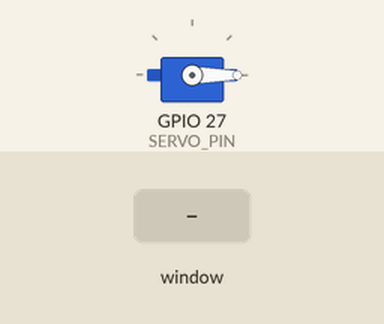
Bench run of a program on a simulated Raspberry Pi (BCM pin numbers). On the bench: servo. The test bench sets the inputs (shaded band). The desktop window is not drawn, its controls go by their first labels and the mouse button is held 0.15 s; servo angles are drawn from the pulse width (0.5 ms = 0°, 2.5 ms = 180°).

Above: at 1.2 s.
1.3 s: slider 1 in the window set to 90
At 2.5 s:
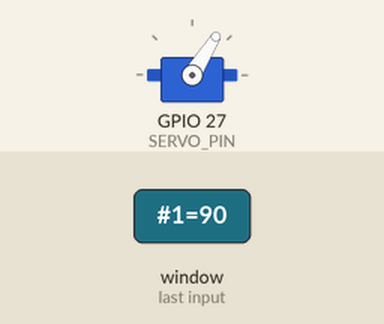
2.8 s: slider 1 in the window set to 180
At 3.7 s:
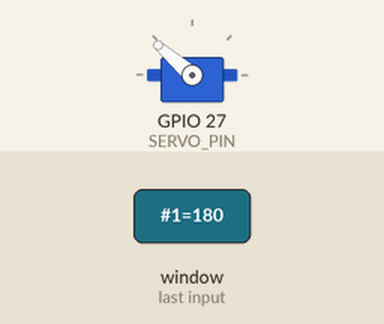
Timing chart, 0 to 5.8 s (numbered marks = the images above; inputs shaded):
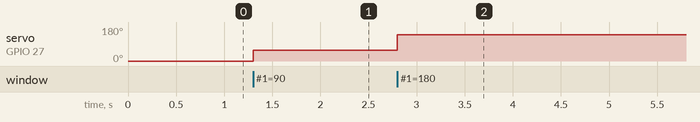

Measured:
- after the input at 1.3 s, servo on GPIO 27 (SERVO_PIN): 0° → 58° at once
- after the input at 2.8 s, servo on GPIO 27 (SERVO_PIN): 58° → 139° at once

The program:

main.py
```python
#!/usr/bin/env python
#
# Controls a servo (through a GUI) motor connected to a Raspberry Pi 3 B+ with an
# external/separate +5V power supply powering the servo. Assumes the following wiring:
#
# - Servo SIG/PWM to 1k Ohm Resistor to RasPi GPIO27 (PIN13)
# - Servo VCC to +5V Power Supply POS(+)
# - Servo GND to RasPi GND/+5V Power Supply GND (Joined)
# - RasPi GND to +5V Power Supply GND

import Tkinter as tk
import RPi.GPIO as GPIO
import time

# which Raspberry PI pin to use for the servo
SERVO_PIN = 27

# some UI settings
WINDOW_WIDTH = 48

# use BCM pin mode
GPIO.setmode(GPIO.BCM)
GPIO.setwarnings(False)

# configure PWM pin
GPIO.setup(SERVO_PIN, GPIO.OUT)
pwm = GPIO.PWM(SERVO_PIN, 100)
pwm.start(5)

class App:

    def __init__(self, master):
        # initialize the LED controls
        scale_label = tk.Label(master, text="Control Servo", height=3, width=WINDOW_WIDTH)
        scale_label.grid(row=0)
        scale_control = tk.Scale(master, from_=0, to=180, orient=tk.HORIZONTAL, command=self.update_servo, width=WINDOW_WIDTH)
        scale_control.grid(row=1)

        # add a button to exit
        exit_button = tk.Button(master, text="EXIT", command=self.quit_app, height=3, width=WINDOW_WIDTH)
        exit_button.grid(row=2)

    # update the servo when the servo control changes
    def update_servo(self, angle):
        d = float(angle) / 10.0 + 2.5
        pwm.ChangeDutyCycle(d)

    # quit and clean up after ourselves
    def quit_app(self):
        GPIO.cleanup()
        root.destroy()

# initialize the TK framework
root = tk.Tk()
root.title("Servo Control")
app = App(root)
root.mainloop()
```
